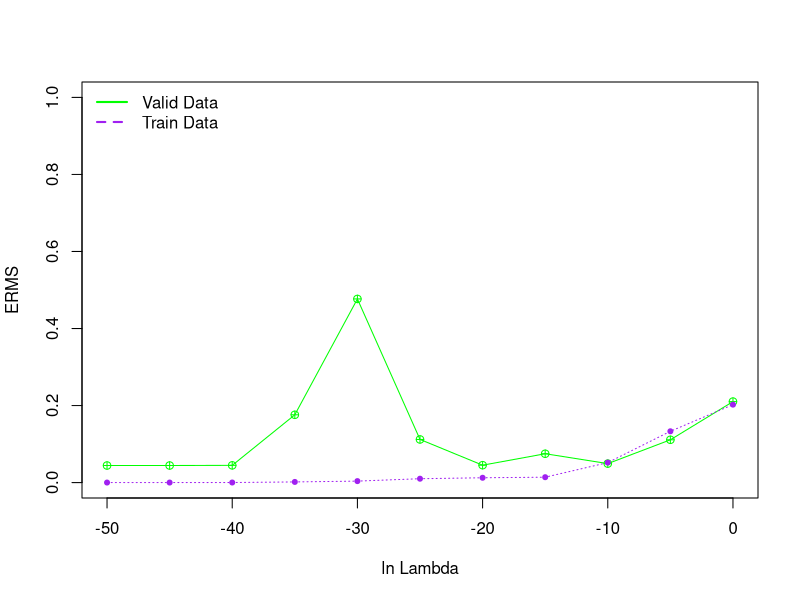

Here is the R script that generated this plot:
## R File to plot Graph for ERMS VS lnLambda values for Train and Valid Data for Linear Regression With Regularization ## 
## Author: Asish Kumar Gaddipati, ag615513@ohio.edu, Ohio University, Athens.                ## 
lnlambdavalue <- c(-50,-45,-40,-35,-30,-25,-20,-15,-10,-5,0)
train <-c(1.0097037924736774E-4,1.0190669165015224E-4,2.0715769498977975E-4,0.0017118373528319038,0.0038360607478740674,0.010073731914893993,0.012528343049910257,0.014000341931798286,0.051879212404507734,0.13318076308436566,0.20238025333379747)
valid <-c(0.044343701762335194,0.0443437039041987,0.04475672410033934,0.17601804652263486,0.4767914736367317,0.11200524795083106,0.04518160246416567,0.07491491117260687,0.04925148649189773,0.11113330087541107,0.21033871687378697)
plot(lnlambdavalue, valid, type='o', pch=10, col="green", xlab="ln Lambda", ylab="ERMS", ylim=c(0, 1), xlim=c(-50,0))
lines(lnlambdavalue, train, type='o', pch=20, col="purple",lty=3)
legend("topleft", c("Valid Data","Train Data"), cex=1.0, col=c("green","purple"), lty=1:2, lwd=2, bty="n")
